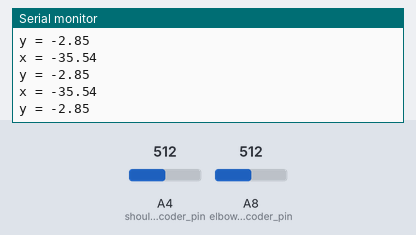
This sketch was run on a simulated Arduino Mega 2560, built with avr-gcc and run on an emulated ATmega2560. Parts: the last lines printed to the serial monitor. The inputs (shaded band) are chosen by the test bench; at power-on: A4 (shoulder_encoder_pin) = 512, A8 (elbow_encoder_pin) = 512.

Above: at 1.3 s.
1.4 s: A4 (shoulder_encoder_pin) set to 716
At 1.82 s:
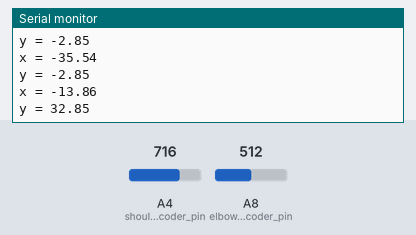
2.9 s: A8 (elbow_encoder_pin) set to 716
At 3.32 s:
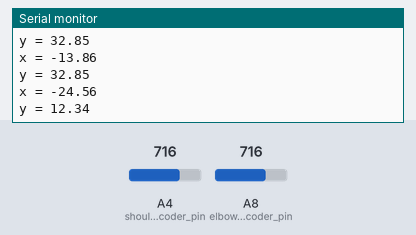
4.4 s: A4 (shoulder_encoder_pin) set to 900
At 4.83 s:
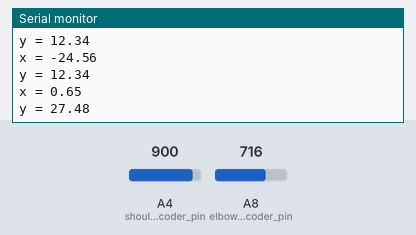
5.9 s: A8 (elbow_encoder_pin) set to 900
At 6.33 s:
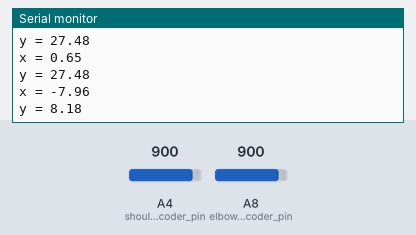
Timing chart, 0 to 8.4 s (numbered marks = the images above; inputs shaded):
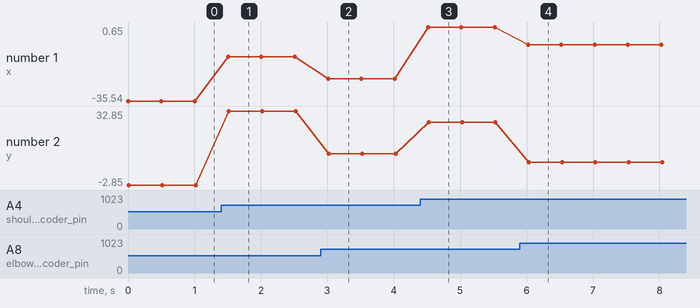

The sketch:

wristPosition.ino
```cpp
int roll_encoder_pin = A5;
int elbow_encoder_pin = A8;
int pitch_encoder_pin = A6;
int yaw_encoder_pin = A7;
int shoulder_encoder_pin = A4;
double degrees_per_step = 360.0/1024.0; //see page 6 of RM22 rotary magnetic modular encoder data sheet
double degreesInCircle = 360;
double elbowEncoderOffset = 171.7; //degrees
#define sinDeg(degrees) sin((degrees)*PI/180.0)
#define cosDeg(degrees) cos((degrees)*PI/180.0)
double a1 = 16.0; //inches
double a2 = 19.75; //inches

double shoulderAngle()
{
  // This encoder is backwards, so I subtract the reading from 360 degrees so
  // that the right hand rule will still be followed.
  return degreesInCircle - analogRead(shoulder_encoder_pin)*degrees_per_step;
}

double elbowAngle()
{
  // Following the Denavit–Hartenberg parameter system, this angle (theta2) is off by about 172
  // degrees, so I add roughly 172 degrees from the reading.
  return analogRead(elbow_encoder_pin)*degrees_per_step - elbowEncoderOffset;
}

void setup() {
  Serial.begin(9600);
}

void loop() {
  double theta1 = shoulderAngle();
  double theta2 = elbowAngle();

  // This math uses the result of the linear transform T1*T2*[a2, 0, 0, 1] using the DH parameter method
  Serial.print("x = ");
  Serial.println((cosDeg(theta1)*cosDeg(theta2)-sinDeg(theta1)*sinDeg(theta2))*a2 + a1*cosDeg(theta1));
  Serial.print("y = ");
  Serial.println((sinDeg(theta1)*cosDeg(theta2)+cosDeg(theta1)*sinDeg(theta2))*a2 + a1*sinDeg(theta1));
  delay(500);
}
```

Measured:
- after the input at 1.4 s, the serial monitor: prints a new line after 0.11 s (image 1)
- after the input at 2.9 s, the serial monitor: prints a new line after 0.11 s (image 2)
- after the input at 4.4 s, the serial monitor: prints a new line after 0.12 s (image 3)
- after the input at 5.9 s, the serial monitor: prints a new line after 0.12 s (image 4)
- plotted number 1: -35.54 → -13.86 after the input at 1.4 s, -13.86 → -24.56 after the input at 2.9 s, -24.56 → 0.65 after the input at 4.4 s, 0.65 → -7.96 after the input at 5.9 s
- plotted number 2: -2.85 → 32.85 after the input at 1.4 s, 32.85 → 12.34 after the input at 2.9 s, 12.34 → 27.48 after the input at 4.4 s, 27.48 → 8.18 after the input at 5.9 s
